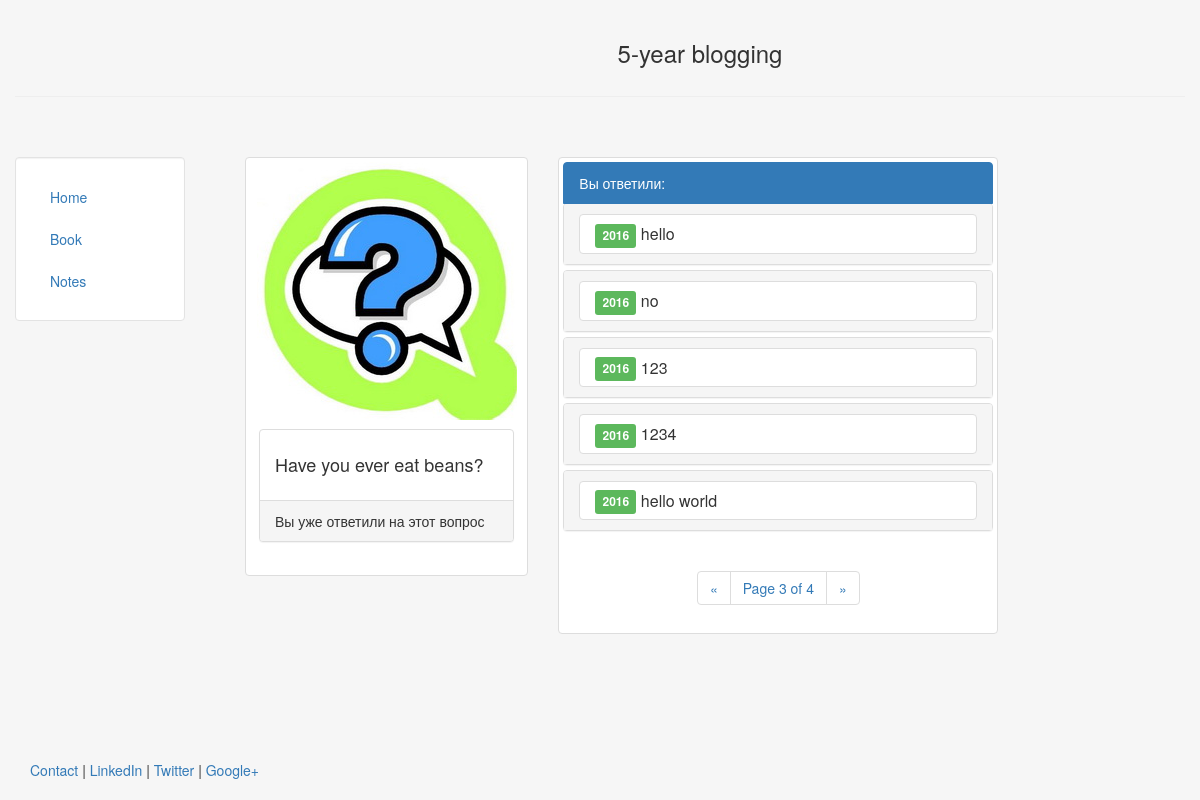
Page /book/1/?page=3 on the committed database.
### book/models.py (models this page shows, shortened)
class Question(models.Model):
  title = models.CharField(max_length=140)
  date = models.DateTimeField()

class Response(models.Model):
  question = models.ForeignKey(Question, on_delete=models.CASCADE)
  text = models.CharField(max_length=140)
  date = models.DateTimeField()

### book/views.py (the view)
# urls.py: url(r'^(?P<pk>[0-9]+)/$', views.DetailView.as_view(), name='question'),
class DetailView(generic.DetailView):
  model = Question
  template_name = 'book/question.html'
  def get_context_data(self, **kwargs):
    question = self.get_object()
    context = super(DetailView, self).get_context_data(**kwargs)
    response_list = question.response_set.all()
    paginator = Paginator(response_list, 5)
    page = self.request.GET.get('page',1)
    responses = paginator.page(page)
    current_date = timezone.now()
    timedelta = current_date - question.date
    if timedelta.days >= 0 and timedelta.days <= 7:
      context ["current_day"] = True
    else:
      context ["current_day"] = False
    if not question.response_set.filter(date__year = timezone.now().year):
      context ["not_answered"] = True
    else:
      context ["not_answered"] = False
    context['paged_object'] =  responses
    return context

### book/templates/book/question.html (shortened to what this page needs)
{% extends "info/header.html"%}
{% block content %}
  <div class="row-eq-height">
    <div class="col-sm-6 col-md-4">
      <div class="thumbnail">
          {% load staticfiles %}
          <img src="{% static '/img/question.jpg' %}" class="responsive-img" alt="img">
          <div class="caption">
            {% if current_day and not_answered %}
              {% include 'book/includes/responseform.html' %}
            {% elif not_answered %}
              <div class="panel-body">
                  <h4>{{ question.title }}</h4>
                </div>
                <div class="panel-footer">Вы не ответили на вопрос в течении недели</div>
              </div>
            {% else %}
              <div class="panel panel-default">
                <div class="panel-body">
                  <h4>{{ question.title }}</h4>
                </div>
                <div class="panel-footer">Вы уже ответили на этот вопрос</div>
              </div>
            {% endif %}
        </div>
      </div>
    </div>
  {% if question.response_set.all %}
    <div height = "490px" scroll ="auto">
      <div class="col-sm-6 col-md-6">
        <div class="thumbnail">
          <div class="list-group-item active">
            Вы ответили:
          </div>
          <div class="panel-group" id="accordion" role="tablist" aria-multiselectable="true">
            {% for response in paged_object %}
              <div class="panel panel-default">
                <div class="panel-heading" role="tab" id="headingOne">
                  <h4 class="panel-title">
                    <a role="button" data-toggle="collapse" data-parent="#accordion" aria-expanded="false" aria-controls="{{ response.id }}" href="#{{ response.id }}" class="list-group-item">
                    <span class="label label-success">{{ response.date.year }}</span> {{ response.text }}</a>
                  </h4>
                </div>
              </div>
            {% endfor %}
          </div>
          {% include 'book/includes/listpagination.html' %}
        </div>
      </div>
    </div>
    </div>
  {% endif %}
{% endblock %}

### info/templates/info/header.html (style rules this page uses)
html, body { height:100% }

### rows in the picture
Question: title "Have you ever eat beans?"
Response: date.year "2016", text "hello"
Response: date.year "2016", text "no"
Response: date.year "2016", text "123"
Response: date.year "2016", text "1234"
Response: date.year "2016", text "hello world"

### other values in the picture
{{ paged_object.number }} "3"
{{ paged_object.paginator.num_pages }} "4"
